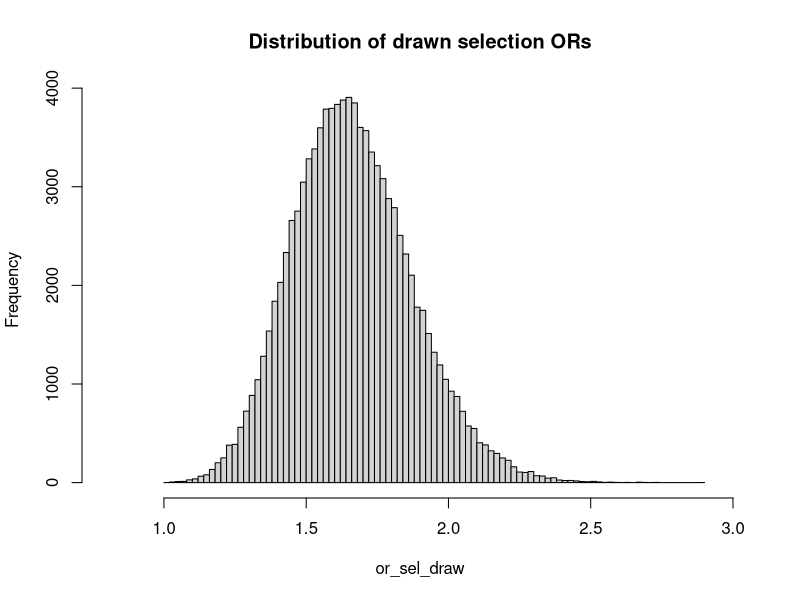
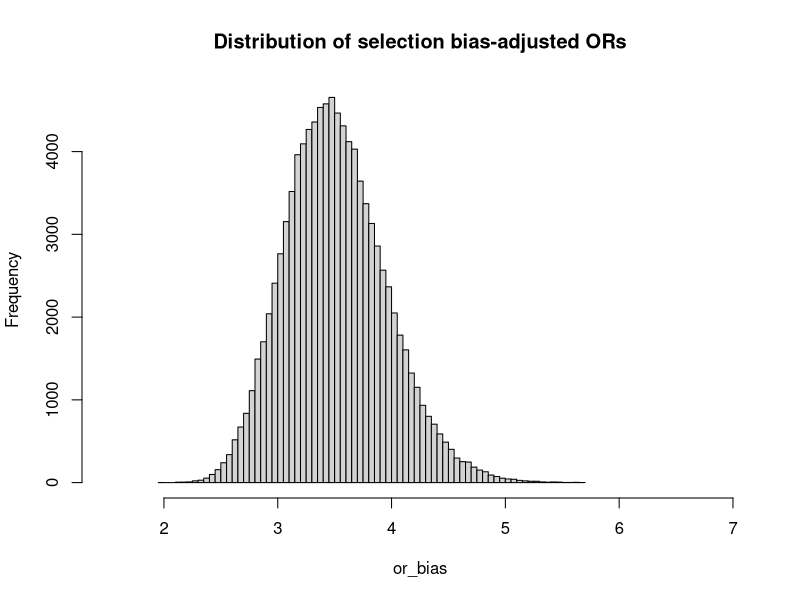

Reproduce these figures in R, in order. (Note: this script raises an error after producing the figures.)
# DiForti - probabilistic bias analysis for selection bias
# - Tom Ahern (02tahern@med.uvm.edu)
# - 2020-02-19

rm(list=ls())
cat("\014") # clears console

# - probabilistic bias analysis 
# - use log-normal distribution for selection odds ratio

# DiForti et. al. observed data
a <- 266
b <- 635
c <- 84
d <- 1153

or_crude <- (a/c)/(b/d)
se_crude <- sqrt(1/a+1/b+1/c+1/d)

# user-defined selection proportions in joint exposure (x) and outcome (y) categories
x1y1 <- 0.58
x1y0 <- 0.18
x0y1 <- 0.60
x0y0 <- 0.31

# calculate the bias factor
or_sel <- (x1y1/x1y0)/(x0y1/x0y0)
sd <- 0.21 # adopting value used by DiForti, but can be modified

# calculate location and shape to use with rlnorm
# https://msalganik.wordpress.com/2017/01/21/making-sense-of-the-rlnorm-function-in-r/
location <- log(or_sel^2 / sqrt(sd^2 + or_sel^2))
shape <- sqrt(log(1 + (sd^2 / or_sel^2)))

# draw or.sel values from the distribution, display, and summarize
set.seed(2718)
niter <- 100000
or_sel_draw <- rlnorm(niter, location, shape)
hist(or_sel_draw, breaks=100, xlim=c(0.8, 3), main="Distribution of drawn selection ORs")
summary(or_sel_draw)

# calculate vector of bias-adjusted odds ratios
or_bias <- or_crude/or_sel_draw
hist(or_bias, breaks=100, xlim=c(1.5,7), main="Distribution of selection bias-adjusted ORs")
summary(or_bias)

# re-incorporate random error
rannorm <- rnorm(niter, mean=0, sd=1)
or_bias_rand <- exp(log(or_bias) + se_crude*rannorm)
summary(or_bias_rand)

# get 2.5th, 50th, and 97.5th percentiles
cat("Systematic error:", "\n")
quantile(or.bias, probs=c(0.025, 0.5, 0.975))

cat("Systematic + random error:", "\n")
quantile(or.bias.rand, probs=c(0.025, 0.5, 0.975))